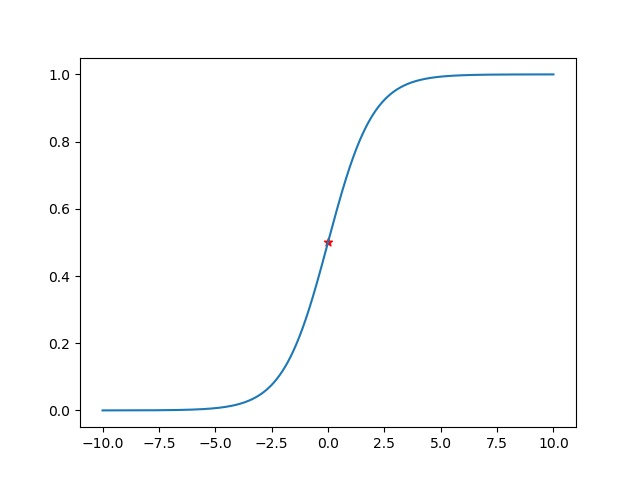

Write the Python code that produced this figure.
import numpy as np
from matplotlib import pyplot as plt


# ②　定义sigmoid()函数。
def sigmoid(x):
    return 1/(1 + np.exp(-x))


# ③　使用np.linspace生成5000个从-10到10的数据，并赋值给变量x_data。
x_data = np.linspace(-10,10,5000)
# ④　调用sigmoid函数，函数接收参数为x_data。
y = sigmoid(x_data)

# ⑤　使用matplotlib画图显示sigmoid函数曲线。
# 曲线
plt.plot(x_data,y)
# 分界点
plt.scatter(0,0.5,marker='*',c='r')
# 展示
plt.savefig('Sigmoid.jpg')
plt.show()
